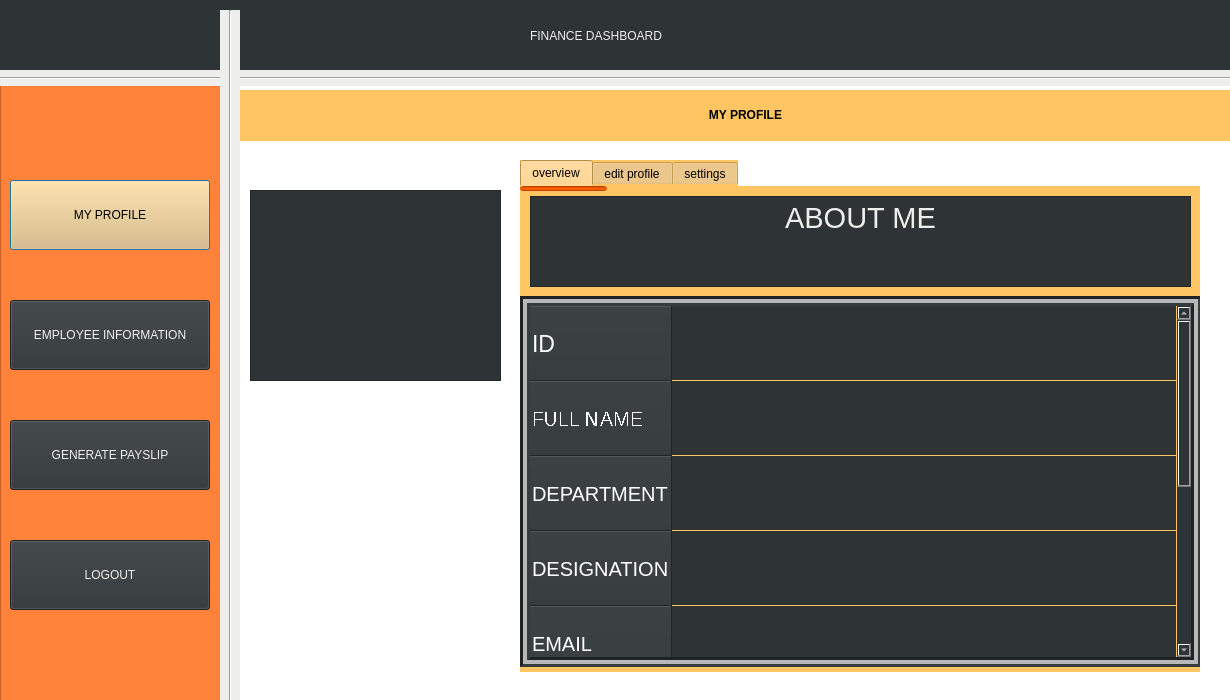
<?xml version="1.0" encoding="UTF-8"?>
<ui version="4.0">
 <class>Dialog</class>
 <widget class="QDialog" name="Dialog">
  <property name="geometry">
   <rect>
    <x>0</x>
    <y>0</y>
    <width>1230</width>
    <height>700</height>
   </rect>
  </property>
  <property name="windowTitle">
   <string>Dialog</string>
  </property>
  <property name="autoFillBackground">
   <bool>false</bool>
  </property>
  <property name="styleSheet">
   <string notr="true">background-color: rgb(46, 52, 54);
border-bottom-color: rgb(238, 238, 236);
border-right-color: rgb(238, 238, 236);
border-top-color: rgb(238, 238, 236);
border-color: rgb(245, 121, 0);</string>
  </property>
  <widget class="QLabel" name="label1">
   <property name="geometry">
    <rect>
     <x>530</x>
     <y>0</y>
     <width>341</width>
     <height>71</height>
    </rect>
   </property>
   <property name="styleSheet">
    <string notr="true">color:rgb(238, 238, 236);
font: 75 30pt &quot;Ubuntu Condensed&quot;;</string>
   </property>
   <property name="text">
    <string>FINANCE DASHBOARD</string>
   </property>
  </widget>
  <widget class="QLabel" name="LOGO">
   <property name="geometry">
    <rect>
     <x>10</x>
     <y>10</y>
     <width>201</width>
     <height>51</height>
    </rect>
   </property>
   <property name="text">
    <string/>
   </property>
   <property name="pixmap">
    <pixmap>logo.png</pixmap>
   </property>
   <property name="scaledContents">
    <bool>true</bool>
   </property>
  </widget>
  <widget class="Line" name="line">
   <property name="geometry">
    <rect>
     <x>-10</x>
     <y>70</y>
     <width>1251</width>
     <height>16</height>
    </rect>
   </property>
   <property name="styleSheet">
    <string notr="true">
background-color: rgb(238, 238, 236);</string>
   </property>
   <property name="orientation">
    <enum>Qt::Horizontal</enum>
   </property>
  </widget>
  <widget class="Line" name="line_2">
   <property name="geometry">
    <rect>
     <x>220</x>
     <y>10</y>
     <width>20</width>
     <height>761</height>
    </rect>
   </property>
   <property name="styleSheet">
    <string notr="true">
background-color: rgb(238, 238, 236);</string>
   </property>
   <property name="orientation">
    <enum>Qt::Vertical</enum>
   </property>
  </widget>
  <widget class="QColumnView" name="columnView">
   <property name="geometry">
    <rect>
     <x>0</x>
     <y>80</y>
     <width>226</width>
     <height>621</height>
    </rect>
   </property>
   <property name="styleSheet">
    <string notr="true">background-color: rgb(255, 130, 59);
</string>
   </property>
  </widget>
  <widget class="QPushButton" name="myprofile">
   <property name="geometry">
    <rect>
     <x>10</x>
     <y>180</y>
     <width>200</width>
     <height>70</height>
    </rect>
   </property>
   <property name="cursor">
    <cursorShape>OpenHandCursor</cursorShape>
   </property>
   <property name="mouseTracking">
    <bool>true</bool>
   </property>
   <property name="acceptDrops">
    <bool>false</bool>
   </property>
   <property name="styleSheet">
    <string notr="true">color:rgb(0,0,0);
background-color: rgb(233, 185, 110);
font: 75 17pt &quot;Ubuntu Condensed&quot;;</string>
   </property>
   <property name="text">
    <string>MY PROFILE</string>
   </property>
  </widget>
  <widget class="QPushButton" name="tasks">
   <property name="geometry">
    <rect>
     <x>10</x>
     <y>300</y>
     <width>200</width>
     <height>70</height>
    </rect>
   </property>
   <property name="cursor">
    <cursorShape>OpenHandCursor</cursorShape>
   </property>
   <property name="styleSheet">
    <string notr="true">color:rgb(238, 238, 236);
font: 75 15pt &quot;Ubuntu Condensed&quot;;</string>
   </property>
   <property name="text">
    <string>EMPLOYEE INFORMATION</string>
   </property>
  </widget>
  <widget class="QPushButton" name="logout">
   <property name="geometry">
    <rect>
     <x>10</x>
     <y>540</y>
     <width>200</width>
     <height>70</height>
    </rect>
   </property>
   <property name="cursor">
    <cursorShape>OpenHandCursor</cursorShape>
   </property>
   <property name="styleSheet">
    <string notr="true">color:rgb(238, 238, 236);
font: 75 17pt &quot;Ubuntu Condensed&quot;;</string>
   </property>
   <property name="text">
    <string>LOGOUT</string>
   </property>
  </widget>
  <widget class="QColumnView" name="columnView_2">
   <property name="geometry">
    <rect>
     <x>210</x>
     <y>80</y>
     <width>1021</width>
     <height>671</height>
    </rect>
   </property>
   <property name="styleSheet">
    <string notr="true">background-color: rgb(255, 255, 255);
</string>
   </property>
  </widget>
  <widget class="QFrame" name="frame">
   <property name="geometry">
    <rect>
     <x>250</x>
     <y>190</y>
     <width>251</width>
     <height>191</height>
    </rect>
   </property>
   <property name="frameShape">
    <enum>QFrame::StyledPanel</enum>
   </property>
   <property name="frameShadow">
    <enum>QFrame::Raised</enum>
   </property>
   <widget class="QLabel" name="placeholder">
    <property name="geometry">
     <rect>
      <x>40</x>
      <y>20</y>
      <width>161</width>
      <height>141</height>
     </rect>
    </property>
    <property name="text">
     <string/>
    </property>
    <property name="pixmap">
     <pixmap>../../Pictures/placeholder.png</pixmap>
    </property>
    <property name="scaledContents">
     <bool>true</bool>
    </property>
   </widget>
  </widget>
  <widget class="QTabWidget" name="EMPLOYEETAB">
   <property name="geometry">
    <rect>
     <x>520</x>
     <y>160</y>
     <width>680</width>
     <height>512</height>
    </rect>
   </property>
   <property name="cursor">
    <cursorShape>PointingHandCursor</cursorShape>
   </property>
   <property name="styleSheet">
    <string notr="true">background-color: rgb(255, 197, 98);</string>
   </property>
   <property name="tabPosition">
    <enum>QTabWidget::North</enum>
   </property>
   <property name="tabShape">
    <enum>QTabWidget::Rounded</enum>
   </property>
   <property name="currentIndex">
    <number>0</number>
   </property>
   <property name="elideMode">
    <enum>Qt::ElideMiddle</enum>
   </property>
   <property name="usesScrollButtons">
    <bool>true</bool>
   </property>
   <property name="documentMode">
    <bool>false</bool>
   </property>
   <property name="tabsClosable">
    <bool>false</bool>
   </property>
   <property name="movable">
    <bool>false</bool>
   </property>
   <property name="tabBarAutoHide">
    <bool>true</bool>
   </property>
   <widget class="QWidget" name="overview">
    <attribute name="title">
     <string>overview</string>
    </attribute>
    <widget class="QLineEdit" name="lineEdit_2">
     <property name="geometry">
      <rect>
       <x>0</x>
       <y>0</y>
       <width>87</width>
       <height>5</height>
      </rect>
     </property>
     <property name="styleSheet">
      <string notr="true">background-color:rgb(255, 93, 0);</string>
     </property>
    </widget>
    <widget class="QTableWidget" name="tableWidget">
     <property name="enabled">
      <bool>true</bool>
     </property>
     <property name="geometry">
      <rect>
       <x>0</x>
       <y>110</y>
       <width>681</width>
       <height>371</height>
      </rect>
     </property>
     <property name="sizePolicy">
      <sizepolicy hsizetype="Fixed" vsizetype="Fixed">
       <horstretch>0</horstretch>
       <verstretch>0</verstretch>
      </sizepolicy>
     </property>
     <property name="styleSheet">
      <string notr="true">background-color: rgb(46, 52, 54);
color: rgb(255, 255, 255);
gridline-color: rgb(255, 197, 98);
selection-color: rgb(255, 197, 98);</string>
     </property>
     <property name="frameShape">
      <enum>QFrame::Box</enum>
     </property>
     <property name="lineWidth">
      <number>3</number>
     </property>
     <property name="midLineWidth">
      <number>4</number>
     </property>
     <property name="verticalScrollBarPolicy">
      <enum>Qt::ScrollBarAlwaysOn</enum>
     </property>
     <property name="horizontalScrollBarPolicy">
      <enum>Qt::ScrollBarAsNeeded</enum>
     </property>
     <property name="sizeAdjustPolicy">
      <enum>QAbstractScrollArea::AdjustToContents</enum>
     </property>
     <property name="autoScroll">
      <bool>false</bool>
     </property>
     <property name="autoScrollMargin">
      <number>9</number>
     </property>
     <property name="tabKeyNavigation">
      <bool>false</bool>
     </property>
     <property name="showDropIndicator" stdset="0">
      <bool>false</bool>
     </property>
     <property name="dragDropOverwriteMode">
      <bool>false</bool>
     </property>
     <property name="selectionMode">
      <enum>QAbstractItemView::NoSelection</enum>
     </property>
     <property name="selectionBehavior">
      <enum>QAbstractItemView::SelectRows</enum>
     </property>
     <property name="verticalScrollMode">
      <enum>QAbstractItemView::ScrollPerPixel</enum>
     </property>
     <property name="horizontalScrollMode">
      <enum>QAbstractItemView::ScrollPerPixel</enum>
     </property>
     <property name="showGrid">
      <bool>true</bool>
     </property>
     <property name="sortingEnabled">
      <bool>false</bool>
     </property>
     <property name="wordWrap">
      <bool>true</bool>
     </property>
     <property name="cornerButtonEnabled">
      <bool>false</bool>
     </property>
     <property name="rowCount">
      <number>9</number>
     </property>
     <property name="columnCount">
      <number>1</number>
     </property>
     <attribute name="horizontalHeaderVisible">
      <bool>false</bool>
     </attribute>
     <attribute name="horizontalHeaderCascadingSectionResizes">
      <bool>true</bool>
     </attribute>
     <attribute name="horizontalHeaderMinimumSectionSize">
      <number>100</number>
     </attribute>
     <attribute name="horizontalHeaderHighlightSections">
      <bool>true</bool>
     </attribute>
     <attribute name="horizontalHeaderShowSortIndicator" stdset="0">
      <bool>true</bool>
     </attribute>
     <attribute name="horizontalHeaderStretchLastSection">
      <bool>true</bool>
     </attribute>
     <attribute name="verticalHeaderVisible">
      <bool>true</bool>
     </attribute>
     <attribute name="verticalHeaderCascadingSectionResizes">
      <bool>true</bool>
     </attribute>
     <attribute name="verticalHeaderMinimumSectionSize">
      <number>15</number>
     </attribute>
     <attribute name="verticalHeaderDefaultSectionSize">
      <number>75</number>
     </attribute>
     <attribute name="verticalHeaderHighlightSections">
      <bool>true</bool>
     </attribute>
     <attribute name="verticalHeaderShowSortIndicator" stdset="0">
      <bool>true</bool>
     </attribute>
     <attribute name="verticalHeaderStretchLastSection">
      <bool>true</bool>
     </attribute>
     <row>
      <property name="text">
       <string>ID</string>
      </property>
      <property name="toolTip">
       <string notr="true"/>
      </property>
      <property name="whatsThis">
       <string notr="true"/>
      </property>
      <property name="font">
       <font>
        <pointsize>17</pointsize>
       </font>
      </property>
     </row>
     <row>
      <property name="text">
       <string notr="true">FULL NAME</string>
      </property>
      <property name="toolTip">
       <string notr="true"/>
      </property>
      <property name="whatsThis">
       <string notr="true"/>
      </property>
      <property name="font">
       <font>
        <pointsize>15</pointsize>
        <weight>50</weight>
        <bold>false</bold>
        <stylestrategy>NoAntialias</stylestrategy>
        <kerning>true</kerning>
       </font>
      </property>
     </row>
     <row>
      <property name="text">
       <string>DEPARTMENT</string>
      </property>
      <property name="font">
       <font>
        <pointsize>15</pointsize>
       </font>
      </property>
     </row>
     <row>
      <property name="text">
       <string>DESIGNATION</string>
      </property>
      <property name="font">
       <font>
        <pointsize>15</pointsize>
        <weight>50</weight>
        <bold>false</bold>
       </font>
      </property>
     </row>
     <row>
      <property name="text">
       <string>EMAIL</string>
      </property>
      <property name="font">
       <font>
        <pointsize>15</pointsize>
        <weight>50</weight>
        <bold>false</bold>
       </font>
      </property>
     </row>
     <row>
      <property name="text">
       <string>ADDRESS</string>
      </property>
      <property name="font">
       <font>
        <pointsize>15</pointsize>
        <weight>50</weight>
        <bold>false</bold>
       </font>
      </property>
     </row>
     <row>
      <property name="text">
       <string>PHONE</string>
      </property>
      <property name="font">
       <font>
        <pointsize>15</pointsize>
        <weight>50</weight>
        <bold>false</bold>
       </font>
      </property>
     </row>
     <row>
      <property name="text">
       <string>TASK</string>
      </property>
      <property name="font">
       <font>
        <pointsize>15</pointsize>
       </font>
      </property>
     </row>
     <row>
      <property name="text">
       <string>WAGE</string>
      </property>
      <property name="font">
       <font>
        <pointsize>15</pointsize>
       </font>
      </property>
     </row>
     <column>
      <property name="text">
       <string/>
      </property>
     </column>
     <item row="0" column="0">
      <property name="text">
       <string notr="true"/>
      </property>
      <property name="font">
       <font>
        <pointsize>17</pointsize>
       </font>
      </property>
      <property name="flags">
       <set>ItemIsSelectable</set>
      </property>
     </item>
     <item row="1" column="0">
      <property name="text">
       <string notr="true"/>
      </property>
      <property name="font">
       <font>
        <pointsize>17</pointsize>
       </font>
      </property>
      <property name="flags">
       <set>ItemIsSelectable</set>
      </property>
     </item>
     <item row="3" column="0">
      <property name="text">
       <string/>
      </property>
      <property name="font">
       <font>
        <pointsize>17</pointsize>
       </font>
      </property>
      <property name="flags">
       <set>ItemIsSelectable</set>
      </property>
     </item>
     <item row="4" column="0">
      <property name="text">
       <string/>
      </property>
      <property name="font">
       <font>
        <pointsize>17</pointsize>
       </font>
      </property>
      <property name="flags">
       <set>ItemIsSelectable</set>
      </property>
     </item>
     <item row="5" column="0">
      <property name="text">
       <string/>
      </property>
      <property name="font">
       <font>
        <pointsize>17</pointsize>
       </font>
      </property>
      <property name="flags">
       <set>ItemIsSelectable</set>
      </property>
     </item>
     <item row="6" column="0">
      <property name="text">
       <string/>
      </property>
      <property name="font">
       <font>
        <pointsize>17</pointsize>
       </font>
      </property>
      <property name="flags">
       <set>ItemIsSelectable</set>
      </property>
     </item>
    </widget>
    <widget class="QTextBrowser" name="ABOUTME">
     <property name="geometry">
      <rect>
       <x>10</x>
       <y>10</y>
       <width>661</width>
       <height>91</height>
      </rect>
     </property>
     <property name="styleSheet">
      <string notr="true">background-color: rgb(46, 52, 54);</string>
     </property>
     <property name="html">
      <string>&lt;!DOCTYPE HTML PUBLIC &quot;-//W3C//DTD HTML 4.0//EN&quot; &quot;http://www.w3.org/TR/REC-html40/strict.dtd&quot;&gt;
&lt;html&gt;&lt;head&gt;&lt;meta name=&quot;qrichtext&quot; content=&quot;1&quot; /&gt;&lt;style type=&quot;text/css&quot;&gt;
p, li { white-space: pre-wrap; }
&lt;/style&gt;&lt;/head&gt;&lt;body style=&quot; font-family:'Ubuntu'; font-size:11pt; font-weight:400; font-style:normal;&quot;&gt;
&lt;p align=&quot;center&quot; style=&quot; margin-top:0px; margin-bottom:0px; margin-left:0px; margin-right:0px; -qt-block-indent:0; text-indent:0px;&quot;&gt;&lt;span style=&quot; font-size:22pt; color:#eeeeec;&quot;&gt;ABOUT ME&lt;/span&gt;&lt;/p&gt;&lt;/body&gt;&lt;/html&gt;</string>
     </property>
    </widget>
   </widget>
   <widget class="QWidget" name="edit_profile">
    <attribute name="title">
     <string>edit profile</string>
    </attribute>
    <widget class="QColumnView" name="columnView_3">
     <property name="geometry">
      <rect>
       <x>0</x>
       <y>0</y>
       <width>681</width>
       <height>481</height>
      </rect>
     </property>
     <property name="styleSheet">
      <string notr="true">background-color: rgb(46, 52, 54);</string>
     </property>
    </widget>
    <widget class="QLineEdit" name="lineEdit_3">
     <property name="geometry">
      <rect>
       <x>87</x>
       <y>0</y>
       <width>100</width>
       <height>5</height>
      </rect>
     </property>
     <property name="styleSheet">
      <string notr="true">background-color: rgb(255, 93, 0);</string>
     </property>
    </widget>
    <widget class="QPushButton" name="upload">
     <property name="geometry">
      <rect>
       <x>110</x>
       <y>50</y>
       <width>71</width>
       <height>25</height>
      </rect>
     </property>
     <property name="styleSheet">
      <string notr="true">background-color: rgb(233, 185, 110);</string>
     </property>
     <property name="text">
      <string>upload</string>
     </property>
    </widget>
    <widget class="QLabel" name="placeholder2">
     <property name="geometry">
      <rect>
       <x>10</x>
       <y>10</y>
       <width>91</width>
       <height>91</height>
      </rect>
     </property>
     <property name="text">
      <string/>
     </property>
     <property name="pixmap">
      <pixmap>../../Pictures/placeholder.png</pixmap>
     </property>
     <property name="scaledContents">
      <bool>true</bool>
     </property>
    </widget>
    <widget class="QColumnView" name="columnView_4">
     <property name="geometry">
      <rect>
       <x>0</x>
       <y>110</y>
       <width>681</width>
       <height>371</height>
      </rect>
     </property>
     <property name="styleSheet">
      <string notr="true">background-color: rgb(255, 130, 59);
</string>
     </property>
    </widget>
    <widget class="QTableWidget" name="editprofile">
     <property name="enabled">
      <bool>true</bool>
     </property>
     <property name="geometry">
      <rect>
       <x>0</x>
       <y>110</y>
       <width>681</width>
       <height>371</height>
      </rect>
     </property>
     <property name="sizePolicy">
      <sizepolicy hsizetype="Fixed" vsizetype="Fixed">
       <horstretch>0</horstretch>
       <verstretch>0</verstretch>
      </sizepolicy>
     </property>
     <property name="styleSheet">
      <string notr="true">background-color: rgb(255, 197, 98);
color: rgb(46, 52, 54);
gridline-color: rgb(0, 0, 0);
;
selection-color: rgb(255, 130, 59);</string>
     </property>
     <property name="frameShape">
      <enum>QFrame::Box</enum>
     </property>
     <property name="lineWidth">
      <number>3</number>
     </property>
     <property name="midLineWidth">
      <number>4</number>
     </property>
     <property name="verticalScrollBarPolicy">
      <enum>Qt::ScrollBarAlwaysOn</enum>
     </property>
     <property name="horizontalScrollBarPolicy">
      <enum>Qt::ScrollBarAsNeeded</enum>
     </property>
     <property name="sizeAdjustPolicy">
      <enum>QAbstractScrollArea::AdjustToContents</enum>
     </property>
     <property name="autoScroll">
      <bool>false</bool>
     </property>
     <property name="autoScrollMargin">
      <number>9</number>
     </property>
     <property name="tabKeyNavigation">
      <bool>true</bool>
     </property>
     <property name="showDropIndicator" stdset="0">
      <bool>true</bool>
     </property>
     <property name="dragEnabled">
      <bool>true</bool>
     </property>
     <property name="dragDropOverwriteMode">
      <bool>true</bool>
     </property>
     <property name="dragDropMode">
      <enum>QAbstractItemView::DragDrop</enum>
     </property>
     <property name="alternatingRowColors">
      <bool>false</bool>
     </property>
     <property name="selectionMode">
      <enum>QAbstractItemView::SingleSelection</enum>
     </property>
     <property name="selectionBehavior">
      <enum>QAbstractItemView::SelectRows</enum>
     </property>
     <property name="textElideMode">
      <enum>Qt::ElideMiddle</enum>
     </property>
     <property name="verticalScrollMode">
      <enum>QAbstractItemView::ScrollPerPixel</enum>
     </property>
     <property name="horizontalScrollMode">
      <enum>QAbstractItemView::ScrollPerPixel</enum>
     </property>
     <property name="showGrid">
      <bool>true</bool>
     </property>
     <property name="sortingEnabled">
      <bool>false</bool>
     </property>
     <property name="wordWrap">
      <bool>true</bool>
     </property>
     <property name="cornerButtonEnabled">
      <bool>false</bool>
     </property>
     <property name="rowCount">
      <number>9</number>
     </property>
     <property name="columnCount">
      <number>1</number>
     </property>
     <attribute name="horizontalHeaderVisible">
      <bool>false</bool>
     </attribute>
     <attribute name="horizontalHeaderCascadingSectionResizes">
      <bool>true</bool>
     </attribute>
     <attribute name="horizontalHeaderMinimumSectionSize">
      <number>100</number>
     </attribute>
     <attribute name="horizontalHeaderHighlightSections">
      <bool>false</bool>
     </attribute>
     <attribute name="horizontalHeaderShowSortIndicator" stdset="0">
      <bool>true</bool>
     </attribute>
     <attribute name="horizontalHeaderStretchLastSection">
      <bool>true</bool>
     </attribute>
     <attribute name="verticalHeaderVisible">
      <bool>false</bool>
     </attribute>
     <attribute name="verticalHeaderCascadingSectionResizes">
      <bool>true</bool>
     </attribute>
     <attribute name="verticalHeaderMinimumSectionSize">
      <number>15</number>
     </attribute>
     <attribute name="verticalHeaderDefaultSectionSize">
      <number>75</number>
     </attribute>
     <attribute name="verticalHeaderHighlightSections">
      <bool>true</bool>
     </attribute>
     <attribute name="verticalHeaderShowSortIndicator" stdset="0">
      <bool>true</bool>
     </attribute>
     <attribute name="verticalHeaderStretchLastSection">
      <bool>true</bool>
     </attribute>
     <row>
      <property name="text">
       <string>ID</string>
      </property>
      <property name="toolTip">
       <string notr="true"/>
      </property>
      <property name="whatsThis">
       <string notr="true"/>
      </property>
      <property name="font">
       <font>
        <pointsize>17</pointsize>
        <weight>75</weight>
        <bold>true</bold>
       </font>
      </property>
     </row>
     <row>
      <property name="text">
       <string notr="true">FULL NAME</string>
      </property>
      <property name="toolTip">
       <string notr="true"/>
      </property>
      <property name="whatsThis">
       <string notr="true"/>
      </property>
      <property name="font">
       <font>
        <pointsize>15</pointsize>
        <weight>75</weight>
        <bold>true</bold>
        <stylestrategy>NoAntialias</stylestrategy>
        <kerning>true</kerning>
       </font>
      </property>
     </row>
     <row>
      <property name="text">
       <string>DEPARTMENT</string>
      </property>
      <property name="font">
       <font>
        <pointsize>15</pointsize>
        <weight>75</weight>
        <bold>true</bold>
       </font>
      </property>
     </row>
     <row>
      <property name="text">
       <string>DESIGNATION</string>
      </property>
      <property name="font">
       <font>
        <pointsize>15</pointsize>
        <weight>75</weight>
        <bold>true</bold>
       </font>
      </property>
     </row>
     <row>
      <property name="text">
       <string>EMAIL</string>
      </property>
      <property name="font">
       <font>
        <pointsize>15</pointsize>
        <weight>75</weight>
        <bold>true</bold>
       </font>
      </property>
     </row>
     <row>
      <property name="text">
       <string>ADDRESS</string>
      </property>
      <property name="font">
       <font>
        <pointsize>15</pointsize>
        <weight>75</weight>
        <bold>true</bold>
       </font>
      </property>
     </row>
     <row>
      <property name="text">
       <string>PHONE</string>
      </property>
      <property name="font">
       <font>
        <pointsize>15</pointsize>
        <weight>75</weight>
        <bold>true</bold>
       </font>
      </property>
     </row>
     <row>
      <property name="text">
       <string>WAGE</string>
      </property>
      <property name="font">
       <font>
        <pointsize>15</pointsize>
        <weight>75</weight>
        <bold>true</bold>
       </font>
      </property>
     </row>
     <row>
      <property name="text">
       <string>TASK</string>
      </property>
      <property name="font">
       <font>
        <pointsize>15</pointsize>
        <weight>75</weight>
        <bold>true</bold>
       </font>
      </property>
     </row>
     <column>
      <property name="text">
       <string/>
      </property>
     </column>
     <item row="0" column="0">
      <property name="text">
       <string/>
      </property>
      <property name="font">
       <font>
        <pointsize>17</pointsize>
       </font>
      </property>
      <property name="flags">
       <set>ItemIsSelectable</set>
      </property>
     </item>
     <item row="1" column="0">
      <property name="text">
       <string notr="true"/>
      </property>
      <property name="font">
       <font>
        <pointsize>17</pointsize>
       </font>
      </property>
      <property name="flags">
       <set>ItemIsSelectable|ItemIsEditable</set>
      </property>
     </item>
     <item row="3" column="0">
      <property name="text">
       <string/>
      </property>
      <property name="font">
       <font>
        <pointsize>17</pointsize>
       </font>
      </property>
      <property name="flags">
       <set>ItemIsSelectable|ItemIsEditable|ItemIsDropEnabled</set>
      </property>
     </item>
     <item row="4" column="0">
      <property name="text">
       <string/>
      </property>
      <property name="font">
       <font>
        <pointsize>17</pointsize>
       </font>
      </property>
      <property name="flags">
       <set>ItemIsSelectable|ItemIsEditable</set>
      </property>
     </item>
     <item row="5" column="0">
      <property name="text">
       <string/>
      </property>
      <property name="font">
       <font>
        <pointsize>17</pointsize>
       </font>
      </property>
      <property name="flags">
       <set>ItemIsSelectable|ItemIsEditable</set>
      </property>
     </item>
     <item row="6" column="0">
      <property name="text">
       <string/>
      </property>
      <property name="font">
       <font>
        <pointsize>17</pointsize>
       </font>
      </property>
      <property name="flags">
       <set>ItemIsSelectable|ItemIsEditable</set>
      </property>
     </item>
    </widget>
    <widget class="QPushButton" name="saveinfo">
     <property name="geometry">
      <rect>
       <x>520</x>
       <y>30</y>
       <width>131</width>
       <height>31</height>
      </rect>
     </property>
     <property name="text">
      <string>save</string>
     </property>
    </widget>
    <widget class="QLineEdit" name="filename">
     <property name="geometry">
      <rect>
       <x>110</x>
       <y>80</y>
       <width>113</width>
       <height>16</height>
      </rect>
     </property>
    </widget>
   </widget>
   <widget class="QWidget" name="settings">
    <attribute name="title">
     <string>settings</string>
    </attribute>
    <widget class="QLineEdit" name="currentpassword">
     <property name="geometry">
      <rect>
       <x>60</x>
       <y>110</y>
       <width>381</width>
       <height>51</height>
      </rect>
     </property>
    </widget>
    <widget class="QColumnView" name="columnView_5">
     <property name="geometry">
      <rect>
       <x>20</x>
       <y>80</y>
       <width>641</width>
       <height>371</height>
      </rect>
     </property>
     <property name="styleSheet">
      <string notr="true">background-color: rgb(46, 52, 54);
</string>
     </property>
    </widget>
    <widget class="QColumnView" name="columnView_6">
     <property name="geometry">
      <rect>
       <x>20</x>
       <y>10</y>
       <width>641</width>
       <height>71</height>
      </rect>
     </property>
     <property name="styleSheet">
      <string notr="true">background-color: rgb(255, 130, 59);
</string>
     </property>
    </widget>
    <widget class="QLineEdit" name="lineEdit_5">
     <property name="geometry">
      <rect>
       <x>190</x>
       <y>0</y>
       <width>75</width>
       <height>5</height>
      </rect>
     </property>
     <property name="styleSheet">
      <string notr="true">background-color: rgb(255, 93, 0);</string>
     </property>
    </widget>
    <widget class="QLabel" name="label_3">
     <property name="geometry">
      <rect>
       <x>30</x>
       <y>20</y>
       <width>621</width>
       <height>51</height>
      </rect>
     </property>
     <property name="styleSheet">
      <string notr="true">background-color: rgb(46, 52, 54);
color: rgb(255, 255, 255);</string>
     </property>
     <property name="text">
      <string>&lt;html&gt;&lt;head/&gt;&lt;body&gt;&lt;p align=&quot;center&quot;&gt;&lt;span style=&quot; font-size:18pt; font-weight:600;&quot;&gt;CHANGE PASSWORD&lt;/span&gt;&lt;/p&gt;&lt;/body&gt;&lt;/html&gt;</string>
     </property>
    </widget>
    <widget class="QLabel" name="label_4">
     <property name="geometry">
      <rect>
       <x>20</x>
       <y>110</y>
       <width>241</width>
       <height>31</height>
      </rect>
     </property>
     <property name="styleSheet">
      <string notr="true">
color: rgb(255, 130, 59);
background-color: rgb(46, 52, 54);</string>
     </property>
     <property name="text">
      <string>&lt;html&gt;&lt;head/&gt;&lt;body&gt;&lt;p align=&quot;center&quot;&gt;&lt;span style=&quot; font-size:12pt;&quot;&gt;CURRENT PASSWORD&lt;/span&gt;&lt;/p&gt;&lt;/body&gt;&lt;/html&gt;</string>
     </property>
    </widget>
    <widget class="QLabel" name="label_5">
     <property name="geometry">
      <rect>
       <x>20</x>
       <y>170</y>
       <width>201</width>
       <height>31</height>
      </rect>
     </property>
     <property name="styleSheet">
      <string notr="true">
color: rgb(255, 130, 59);
background-color: rgb(46, 52, 54);
</string>
     </property>
     <property name="text">
      <string>&lt;html&gt;&lt;head/&gt;&lt;body&gt;&lt;p align=&quot;center&quot;&gt;&lt;span style=&quot; font-size:12pt;&quot;&gt;NEW PASSWORD&lt;/span&gt;&lt;/p&gt;&lt;/body&gt;&lt;/html&gt;</string>
     </property>
    </widget>
    <widget class="QLabel" name="label_6">
     <property name="geometry">
      <rect>
       <x>40</x>
       <y>230</y>
       <width>241</width>
       <height>31</height>
      </rect>
     </property>
     <property name="styleSheet">
      <string notr="true">color: rgb(255, 130, 59);
background-color: rgb(46, 52, 54);</string>
     </property>
     <property name="text">
      <string>&lt;html&gt;&lt;head/&gt;&lt;body&gt;&lt;p align=&quot;center&quot;&gt;&lt;span style=&quot; font-size:12pt;&quot;&gt;RE-ENTER NEW PASSWORD&lt;/span&gt;&lt;/p&gt;&lt;/body&gt;&lt;/html&gt;</string>
     </property>
    </widget>
    <widget class="QLineEdit" name="currentpass">
     <property name="geometry">
      <rect>
       <x>290</x>
       <y>110</y>
       <width>301</width>
       <height>31</height>
      </rect>
     </property>
     <property name="contextMenuPolicy">
      <enum>Qt::CustomContextMenu</enum>
     </property>
     <property name="text">
      <string/>
     </property>
    </widget>
    <widget class="QLineEdit" name="newpass1">
     <property name="geometry">
      <rect>
       <x>290</x>
       <y>170</y>
       <width>301</width>
       <height>31</height>
      </rect>
     </property>
    </widget>
    <widget class="QLineEdit" name="newpass2">
     <property name="geometry">
      <rect>
       <x>290</x>
       <y>230</y>
       <width>301</width>
       <height>31</height>
      </rect>
     </property>
    </widget>
    <widget class="QPushButton" name="savepassword">
     <property name="geometry">
      <rect>
       <x>470</x>
       <y>280</y>
       <width>141</width>
       <height>41</height>
      </rect>
     </property>
     <property name="text">
      <string>save</string>
     </property>
    </widget>
    <widget class="QLabel" name="emptyerror">
     <property name="enabled">
      <bool>false</bool>
     </property>
     <property name="geometry">
      <rect>
       <x>300</x>
       <y>280</y>
       <width>161</width>
       <height>31</height>
      </rect>
     </property>
     <property name="styleSheet">
      <string notr="true">background-color: rgb(46, 52, 54);
font: 11pt &quot;Ubuntu&quot;;
color:rgb(204, 0, 0)</string>
     </property>
     <property name="text">
      <string/>
     </property>
    </widget>
    <widget class="QLabel" name="incorrectpass">
     <property name="geometry">
      <rect>
       <x>290</x>
       <y>146</y>
       <width>301</width>
       <height>21</height>
      </rect>
     </property>
     <property name="styleSheet">
      <string notr="true">background-color: rgb(46, 52, 54);
font: 8pt &quot;Ubuntu&quot;;
color:rgb(204, 0, 0)
</string>
     </property>
     <property name="text">
      <string/>
     </property>
    </widget>
    <widget class="QLabel" name="unmatchedpassword">
     <property name="enabled">
      <bool>true</bool>
     </property>
     <property name="geometry">
      <rect>
       <x>290</x>
       <y>206</y>
       <width>291</width>
       <height>21</height>
      </rect>
     </property>
     <property name="styleSheet">
      <string notr="true">background-color: rgb(46, 52, 54);
font: 11pt &quot;Ubuntu&quot;;
color:rgb(239, 41, 41)</string>
     </property>
     <property name="text">
      <string/>
     </property>
    </widget>
    <widget class="QLabel" name="correctpass">
     <property name="geometry">
      <rect>
       <x>550</x>
       <y>115</y>
       <width>31</width>
       <height>20</height>
      </rect>
     </property>
     <property name="styleSheet">
      <string notr="true">color: rgb(115, 210, 22);
font: 75 20pt &quot;Ubuntu Condensed&quot;;</string>
     </property>
     <property name="text">
      <string/>
     </property>
    </widget>
   </widget>
  </widget>
  <widget class="QLabel" name="label1_2">
   <property name="geometry">
    <rect>
     <x>240</x>
     <y>90</y>
     <width>1011</width>
     <height>51</height>
    </rect>
   </property>
   <property name="styleSheet">
    <string notr="true">background-color: rgb(255, 197, 98);
font: 75 30pt &quot;Ubuntu Condensed&quot;;</string>
   </property>
   <property name="text">
    <string>&lt;html&gt;&lt;head/&gt;&lt;body&gt;&lt;p align=&quot;center&quot;&gt;&lt;span style=&quot; font-weight:600;&quot;&gt;MY PROFILE&lt;/span&gt;&lt;/p&gt;&lt;/body&gt;&lt;/html&gt;</string>
   </property>
  </widget>
  <widget class="QPushButton" name="tasks_2">
   <property name="geometry">
    <rect>
     <x>10</x>
     <y>420</y>
     <width>200</width>
     <height>70</height>
    </rect>
   </property>
   <property name="cursor">
    <cursorShape>OpenHandCursor</cursorShape>
   </property>
   <property name="styleSheet">
    <string notr="true">color:rgb(238, 238, 236);
font: 75 17pt &quot;Ubuntu Condensed&quot;;</string>
   </property>
   <property name="text">
    <string>GENERATE PAYSLIP</string>
   </property>
  </widget>
  <zorder>columnView_2</zorder>
  <zorder>frame</zorder>
  <zorder>columnView</zorder>
  <zorder>label1</zorder>
  <zorder>LOGO</zorder>
  <zorder>line</zorder>
  <zorder>line_2</zorder>
  <zorder>tasks</zorder>
  <zorder>logout</zorder>
  <zorder>myprofile</zorder>
  <zorder>EMPLOYEETAB</zorder>
  <zorder>label1_2</zorder>
  <zorder>tasks_2</zorder>
 </widget>
 <resources/>
 <connections/>
</ui>
